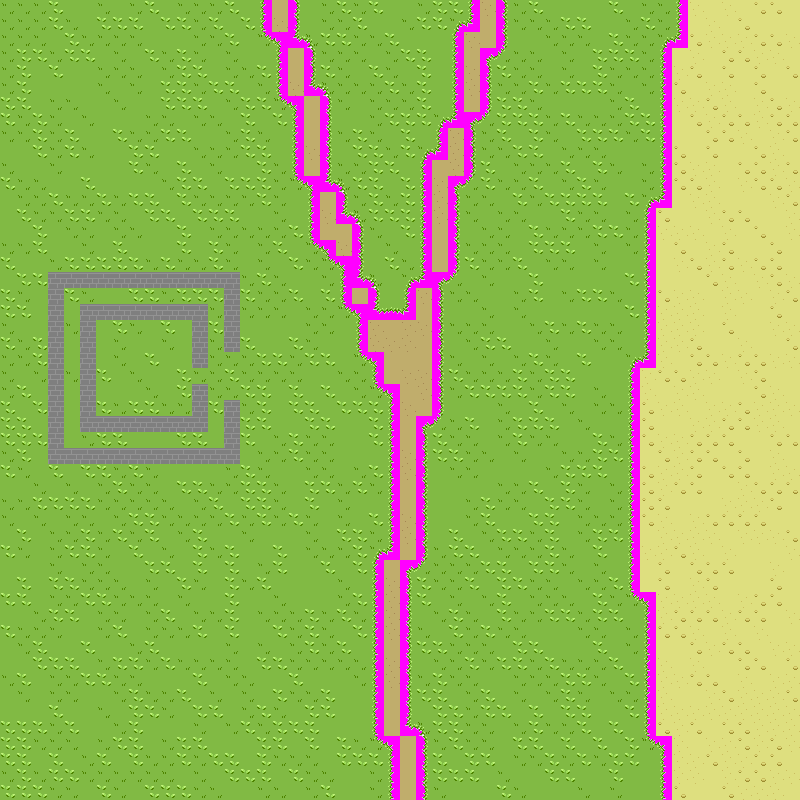

This is a level from a 2D game, rendered from its Tiled map with the project's own tilesets. A one-line summary and the map file follow, with tile-layer data summarised:
An orthogonal 50x50 tile map with 16x16 px tiles, 2 tile layers (Tile Layer 1, Tile Layer 2).

<map version="1.0" orientation="orthogonal" renderorder="right-down" width="50" height="50" tilewidth="16" tileheight="16" nextobjectid="1">
 <tileset firstgid="1" name="tile_sheet" tilewidth="16" tileheight="16" tilecount="256" columns="16">
  <image source="../img/tile_sheet.png" trans="ff00ff" width="256" height="256" />
 </tileset>
 <layer name="Tile Layer 1" width="50" height="50">
  <data>[2500 cells, 2500 non-empty, 10 distinct tile ids]</data>
 </layer>
 <layer name="Tile Layer 2" width="50" height="50">
  <data>[2500 cells, 222 non-empty, 11 distinct tile ids]</data>
 </layer>
</map>